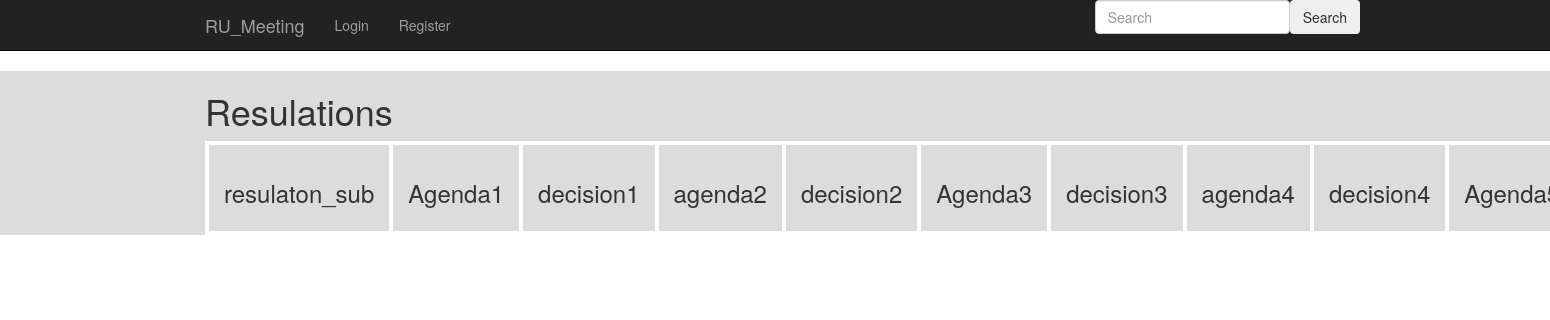
Before: /meeting_app/resulaton_list/ with the older database file.
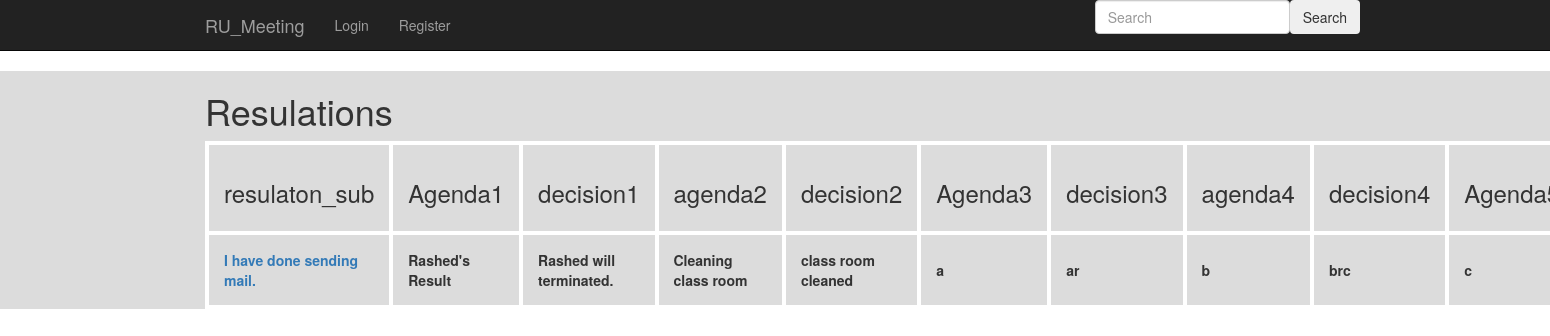
After: the same page with the newer database file.
### meeting_app/models.py (models this page shows, shortened)
class Resulation(models.Model):
    resulaton_sub = models.ForeignKey(Create_Meeting, default= 'meeting_sub', related_name='resulations')
    agenda1=models.TextField(max_length=200)
    decision1 = models.TextField(max_length=200)
    agenda2 =models.TextField(max_length=200)
    decision2 = models.TextField(max_length=200)
    agenda3 =models.TextField(max_length=200)
    decision3 = models.TextField(max_length=200)
    agenda4 =models.TextField(max_length=200)
    decision4 = models.TextField(max_length=200)
    agenda5=models.TextField(max_length=200)
    decision5 = models.TextField(max_length=200)

class Create_Meeting(models.Model):
    meeting_id = models.AutoField(primary_key=True)
    meeting_name= models.CharField(max_length=256, choices=CHOICES, default='General Meeting')
    meeting_sub= models.CharField(max_length=256)
    meeting_text= models.TextField(max_length=500)
    date = models.DateField(default=datetime.now)
    def __str__(self):
        return self.meeting_sub

### meeting_app/views.py (the view)
class ResulationListView(ListView):
        context_object_name = 'resulations'
        model = models.Resulation

### templates/meeting_app/resulation_list.html (shortened to what this page needs)
{% extends 'meeting_app/base.html' %}
{% block body_block %}
<div class="mask rgba-gradient align-items-center" style=" background-color:#DCDCDC;">
<div class="container" >
<div class="jumbtron">
<h1>Resulations</h1>
  <table style="width:100%">
  <tr>
    <th> <h3>resulaton_sub</h3>  </th>
    <th> <h3>Agenda1</h3>  </th>
    <th><h3>decision1</h3>  </th>
    <th><h3>agenda2</h3>  </th>
    <th><h3>decision2</h3>  </th>
    <th> <h3>Agenda3</h3>  </th>
    <th><h3>decision3</h3>  </th>
    <th><h3>agenda4</h3>  </th>
    <th><h3>decision4</h3>  </th>
    <th> <h3>Agenda5</h3>  </th>
  </tr>
  {% for resulation in resulations %}
  <tr>
    <th> <a href="{{resulation.resulation_id}}">{{ resulation.resulaton_sub }}</a></th>
    <th> {{ resulation.agenda1 }}</th>
    <th> {{ resulation.decision1 }}</th>
    <th> {{ resulation.agenda2 }}</th>
    <th> {{ resulation.decision2 }}</th>
    <th> {{ resulation.agenda3 }}</th>
    <th> {{ resulation.decision3 }}</th>
    <th> {{ resulation.agenda4 }}</th>
    <th> {{ resulation.decision4 }}</th>
    <th> {{ resulation.agenda5 }}</th>
  </tr>
  {% endfor %}
  </table>
</div>
</div>
</div>
{% endblock %}

Changed rows visible on the page:
added Resulation: resulaton_sub "I have done sending mail.", agenda1 "Rashed's Result", decision1 "Rashed will terminated.", agenda2 "Cleaning class room", decision2 "class room cleaned", agenda3 "a", decision3 "ar", agenda4 "b", decision4 "brc", agenda5 "c"
